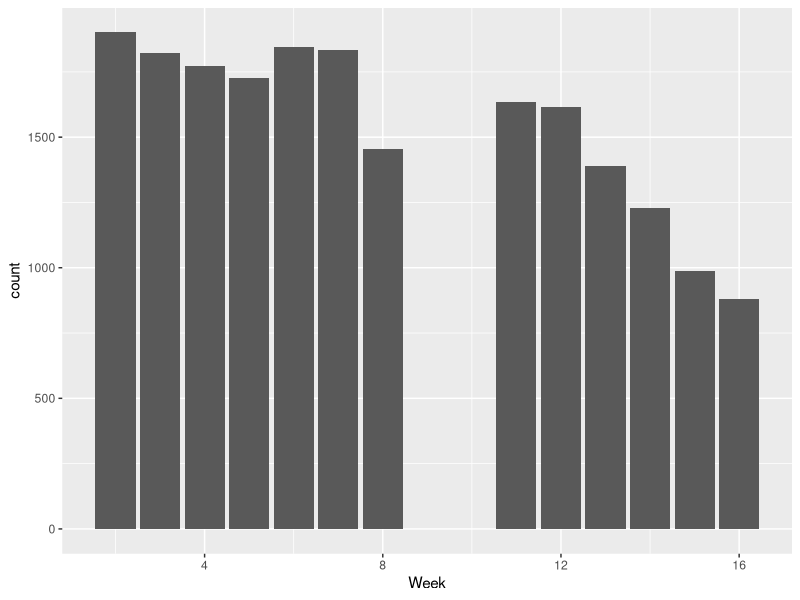
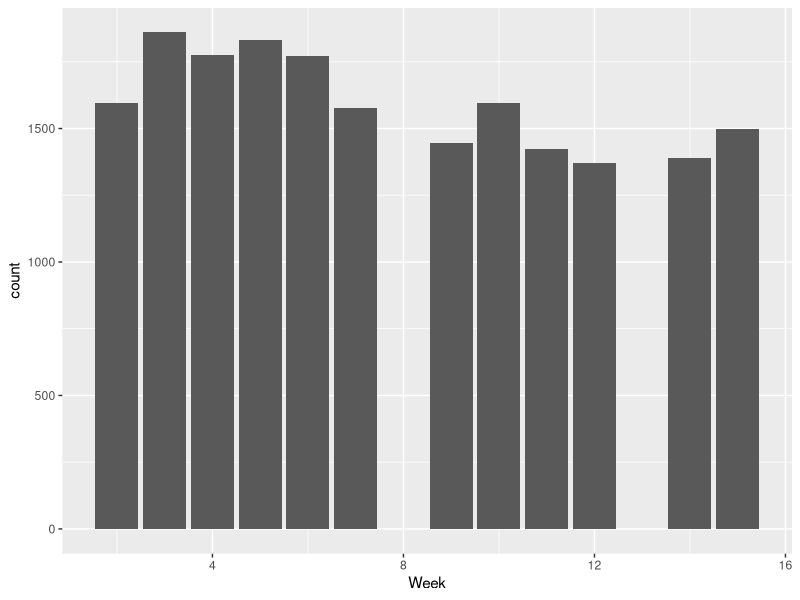
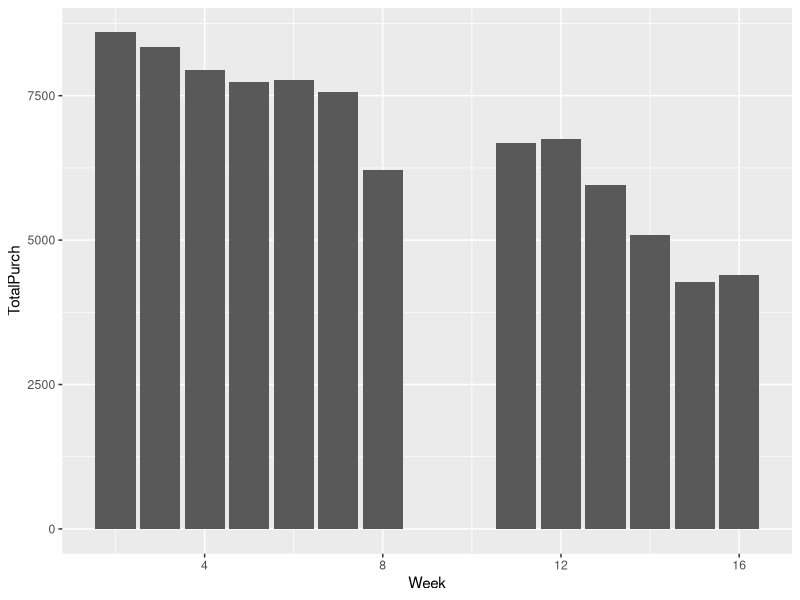
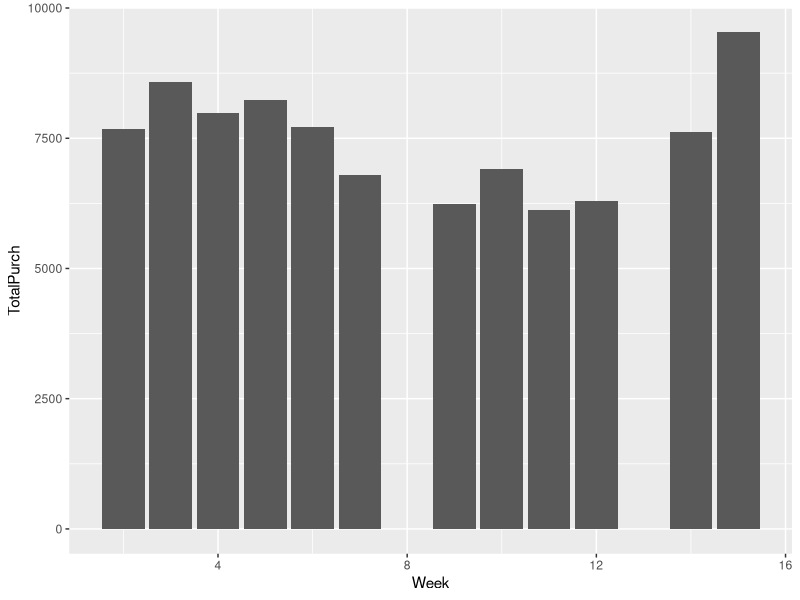
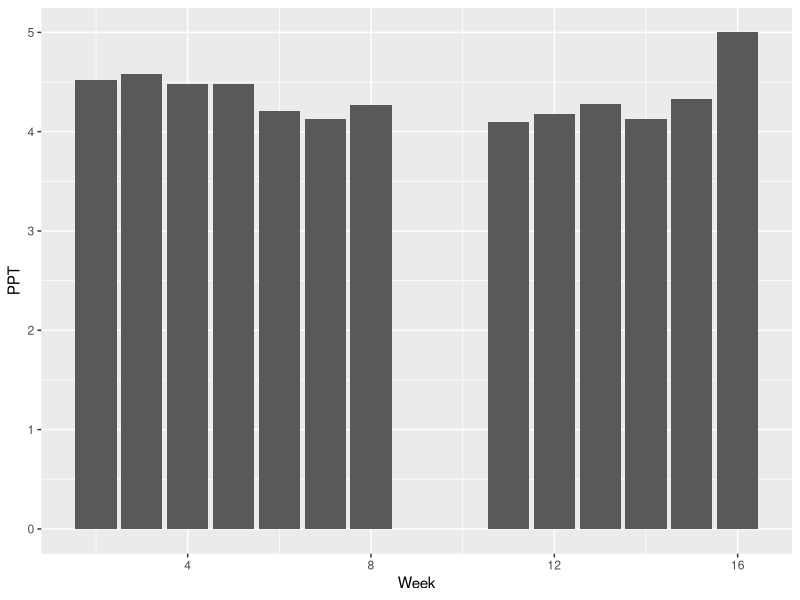
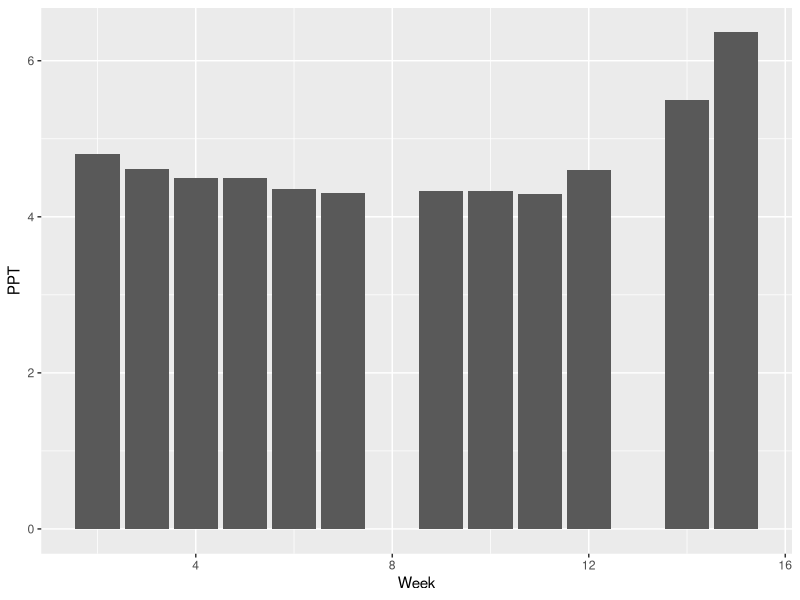
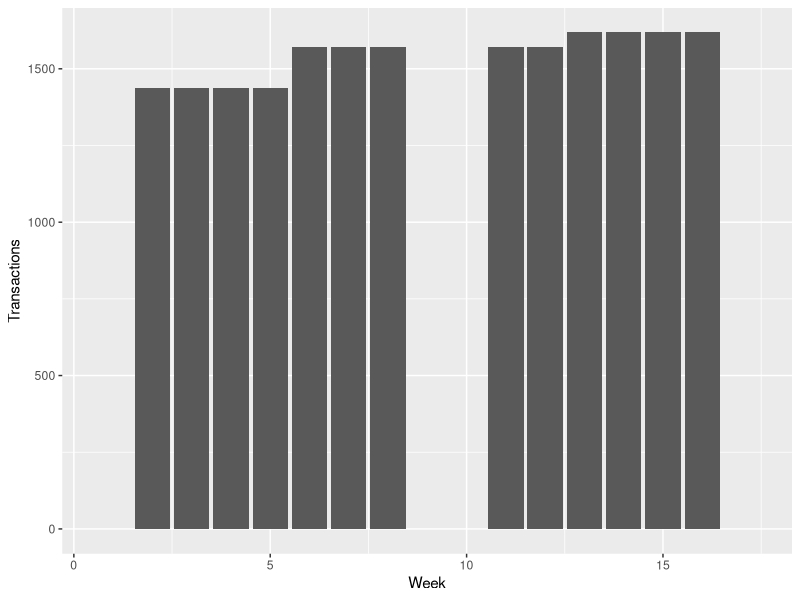
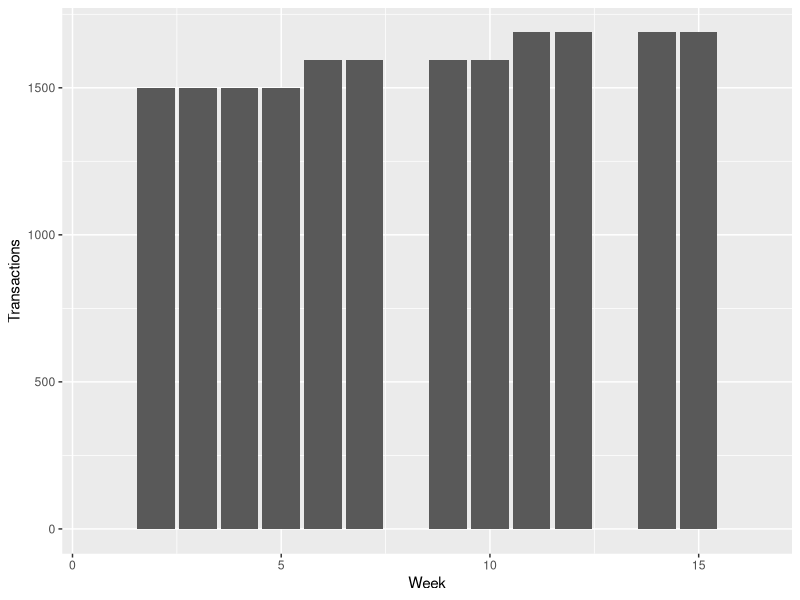

The R script that drew these images, in order:
## ---- chunk 1
knitr::opts_chunk$set(echo = TRUE, message=FALSE, warning=FALSE, cache=TRUE, 
                      fig.width=7, fig.height=3, fig.align = "center")
library(readr)
library(dplyr)
library(ggplot2)
library(lubridate)
## ---- chunk 2

flex_data <- read_csv("flex_data.csv") 
flex_data <- flex_data %>% mutate(Time = mdy_hm(Time)) %>% mutate(Week = epiweek(Time)) %>% rename(AmountSpent=Price)
flex_data <- flex_data %>% filter(Time >= '2019-01-20' & Time <= '2019-12-19') %>%  filter(AmountSpent > 0)

## ---- chunk 3
#Transactions by week
springtrans <- flex_data %>% filter(Time <= '2019-5-19') %>% mutate(Week = Week-3) %>% filter(Week!=1 & Week!=9 & Week!=10 & Week!=17)
falltrans <- flex_data %>% filter(Time >= '2019-9-1') %>% mutate (Week = Week-35) %>% filter(Week!=1 & Week!=8 & Week!=13 & Week!=16)

ggplot(springtrans) + geom_bar(aes(x=Week))
ggplot(falltrans) + geom_bar(aes(x=Week))
## ---- chunk 4
#Purchases by week
springpurch <- springtrans %>% group_by(Week) %>% summarize(TotalPurch = sum(AmountSpent))
fallpurch <- falltrans %>% group_by(Week) %>% summarize(TotalPurch = sum(AmountSpent))

ggplot(springpurch) + geom_bar(aes(x=Week, y=TotalPurch), stat='identity')
ggplot(fallpurch) + geom_bar(aes(x=Week, y=TotalPurch), stat='identity')
## ---- chunk 5
#Amount Spent Per Transaction
springppt <- springtrans %>% group_by(Week) %>% summarize(TotalTrans = n(), TotalPurch = sum(AmountSpent)) %>% mutate(PPT = TotalPurch/TotalTrans)
fallppt <- falltrans %>% group_by(Week) %>% summarize(TotalTrans = n(), TotalPurch = sum(AmountSpent)) %>% mutate(PPT = TotalPurch/TotalTrans)

ggplot(springppt) + geom_bar(aes(x=Week, y=PPT), stat='identity')
ggplot(fallppt) + geom_bar(aes(x=Week, y=PPT), stat='identity')
## ---- chunk 6
#Creation of consistent null dataframes
#Tested - Sums of spring/fall consistent nulls add up to sum of purchases and transactions from spring/fall PPT
sprnullconsistent <- data.frame("Week"=1:17, "Transactions"= c(0,sum(springppt$TotalTrans)/13,sum(springppt$TotalTrans)/13,sum(springppt$TotalTrans)/13,sum(springppt$TotalTrans)/13,sum(springppt$TotalTrans)/13,sum(springppt$TotalTrans)/13,sum(springppt$TotalTrans)/13,0,0,sum(springppt$TotalTrans)/13,sum(springppt$TotalTrans)/13,sum(springppt$TotalTrans)/13,sum(springppt$TotalTrans)/13,sum(springppt$TotalTrans)/13,sum(springppt$TotalTrans)/13,0), "Purchases"= c(0,sum(springppt$TotalPurch)/13,sum(springppt$TotalPurch)/13,sum(springppt$TotalPurch)/13,sum(springppt$TotalPurch)/13,sum(springppt$TotalPurch)/13,sum(springppt$TotalPurch)/13,sum(springppt$TotalPurch)/13,0,0,sum(springppt$TotalPurch)/13,sum(springppt$TotalPurch)/13,sum(springppt$TotalPurch)/13,sum(springppt$TotalPurch)/13,sum(springppt$TotalPurch)/13,sum(springppt$TotalPurch)/13,0))

fallnullconsistent <- data.frame("Week"=1:16, "Transactions"= c(0,sum(fallppt$TotalTrans)/12,sum(fallppt$TotalTrans)/12,sum(fallppt$TotalTrans)/12,sum(fallppt$TotalTrans)/12,sum(fallppt$TotalTrans)/12,sum(fallppt$TotalTrans)/12,0,sum(fallppt$TotalTrans)/12,sum(fallppt$TotalTrans)/12,sum(fallppt$TotalTrans)/12,sum(fallppt$TotalTrans)/12,0,sum(fallppt$TotalTrans)/12,sum(fallppt$TotalTrans)/12,0), "Purchases"= c(0,sum(fallppt$TotalPurch)/12,sum(fallppt$TotalPurch)/12,sum(fallppt$TotalPurch)/12,sum(fallppt$TotalPurch)/12,sum(fallppt$TotalPurch)/12,sum(fallppt$TotalPurch)/12,0,sum(fallppt$TotalPurch)/12,sum(fallppt$TotalPurch)/12,sum(fallppt$TotalPurch)/12,sum(fallppt$TotalPurch)/12,0,sum(fallppt$TotalPurch)/12,sum(fallppt$TotalPurch)/12,0))

## ---- chunk 7
#285/518=55.02% of students believe they spend consistently (1/3 beginning, 1/3 middle, 1/3 end)
#86/518=16.60% of students believe they spend most in beginning (1/2 beginning, 1/3 middle, 1/6 end)
#147/518=28.38% of students believe they spend most at end (1/6 beginning, 1/3 middle, 1/2 end)

#Tested - Sums of spring/fall weighted expectation nulls add up to sum of purchases/transactions from spring/fall  PPT
#Note - each period represents total spending expected during that period, then divided by number of weeks in     that period (spring separated into 4/5/4, fall into 4/4/4). Since spring separated into 4/5/4, need extra weighting component to account for length of middle section. Since 5/13 = 1.25*4/13, multiply transactions/purchases in periods 1 and 3 by 0.913 and multiply transactions/purchases in period 2 by 1.174. FIGURE OUT MATH PROOF BEHIND THIS

p1springtrans <- (.5502*sum(springppt$TotalTrans)*(1/3) + .1660*sum(springppt$TotalTrans)*(1/2) + .2838*sum(springppt$TotalTrans)*(1/6))*.913
p2springtrans <- (.5502*sum(springppt$TotalTrans)*(1/3) + .1660*sum(springppt$TotalTrans)*(1/3) + .2838*sum(springppt$TotalTrans)*(1/3))*1.174
p3springtrans <- (.5502*sum(springppt$TotalTrans)*(1/3) + .1660*sum(springppt$TotalTrans)*(1/6) + .2838*sum(springppt$TotalTrans)*(1/2))*.913

p1springtrans+p2springtrans+p3springtrans
sum(springppt$TotalTrans)

p1springpurch <- (.5502*sum(springppt$TotalPurch)*(1/3) + .1660*sum(springppt$TotalPurch)*(1/2) + .2838*sum(springppt$TotalPurch)*(1/6))*.913
p2springpurch <- (.5502*sum(springppt$TotalPurch)*(1/3) + .1660*sum(springppt$TotalPurch)*(1/3) + .2838*sum(springppt$TotalPurch)*(1/3))*1.174
p3springpurch <- (.5502*sum(springppt$TotalPurch)*(1/3) + .1660*sum(springppt$TotalPurch)*(1/6) + .2838*sum(springppt$TotalPurch)*(1/2))*.913

p1springpurch+p2springpurch+p3springpurch
sum(springppt$TotalPurch)

sprnullweighted <- data.frame("Week"=1:17, 
"Transactions"= c(0,p1springtrans/4,p1springtrans/4,p1springtrans/4,p1springtrans/4,p2springtrans/5,p2springtrans/5,p2springtrans/5,0,0,p2springtrans/5,p2springtrans/5,p3springtrans/4,p3springtrans/4,p3springtrans/4,p3springtrans/4,0), 
"Purchases"= c(0,p1springpurch/4,p1springpurch/4,p1springpurch/4,p1springpurch/4,p2springpurch/5,p2springpurch/5,p2springpurch/5,0,0,p2springpurch/5,p2springpurch/5,p3springpurch/4,p3springpurch/4,p3springpurch/4,p3springpurch/4,0))

p1falltrans <- .5502*sum(fallppt$TotalTrans)*(1/3) + .1660*sum(fallppt$TotalTrans)*(1/2) + .2838*sum(fallppt$TotalTrans)*(1/6)
p2falltrans <- .5502*sum(fallppt$TotalTrans)*(1/3) + .1660*sum(fallppt$TotalTrans)*(1/3) + .2838*sum(fallppt$TotalTrans)*(1/3)
p3falltrans <- .5502*sum(fallppt$TotalTrans)*(1/3) + .1660*sum(fallppt$TotalTrans)*(1/6) + .2838*sum(fallppt$TotalTrans)*(1/2)

p1fallpurch <- .5502*sum(fallppt$TotalPurch)*(1/3) + .1660*sum(fallppt$TotalPurch)*(1/2) + .2838*sum(fallppt$TotalPurch)*(1/6)
p2fallpurch <- .5502*sum(fallppt$TotalPurch)*(1/3) + .1660*sum(fallppt$TotalPurch)*(1/3) + .2838*sum(fallppt$TotalPurch)*(1/3)
p3fallpurch <- .5502*sum(fallppt$TotalPurch)*(1/3) + .1660*sum(fallppt$TotalPurch)*(1/6) + .2838*sum(fallppt$TotalPurch)*(1/2)

fallnullweighted <- data.frame("Week"=1:16, 
"Transactions"= c(0,p1falltrans/4,p1falltrans/4,p1falltrans/4,p1falltrans/4,p2falltrans/4,p2falltrans/4,0,p2falltrans/4,p2falltrans/4,p3falltrans/4,p3falltrans/4,0,p3falltrans/4,p3falltrans/4,0), 
"Purchases"= c(0,p1fallpurch/4,p1fallpurch/4,p1fallpurch/4,p1fallpurch/4,p2fallpurch/4,p2fallpurch/4,0,p2fallpurch/4,p2fallpurch/4,p3fallpurch/4,p3fallpurch/4,0,p3fallpurch/4,p3fallpurch/4,0))

ggplot(sprnullweighted) + geom_bar(aes(x=Week, y=Transactions), stat='identity')
ggplot(fallnullweighted) + geom_bar(aes(x=Week, y=Transactions), stat='identity')
ggplot(sprnullweighted) + geom_bar(aes(x=Week, y=Purchases), stat='identity')
ggplot(fallnullweighted) + geom_bar(aes(x=Week, y=Purchases), stat='identity')
